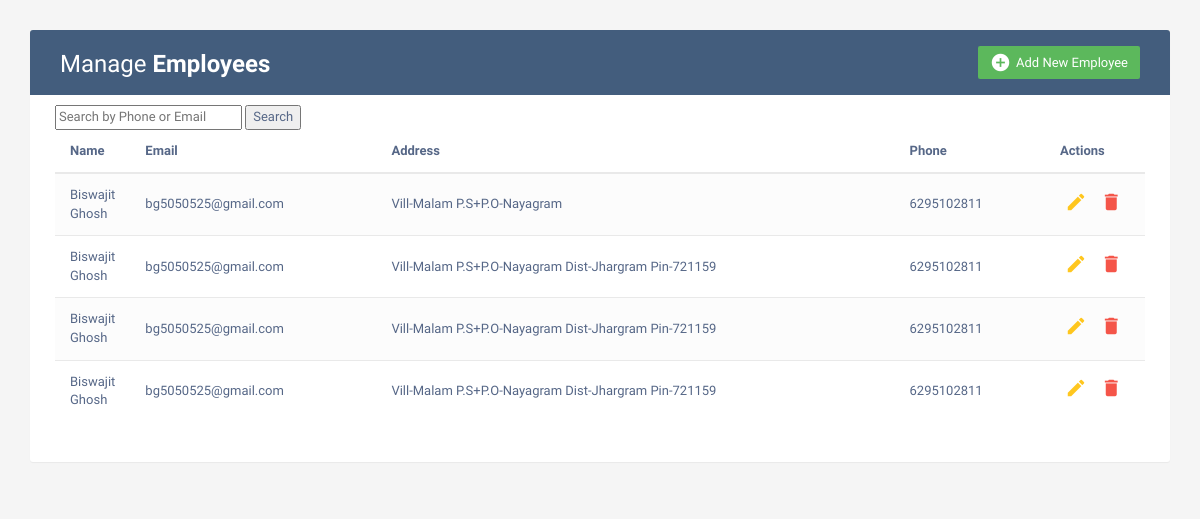
Before: / with the older database file.
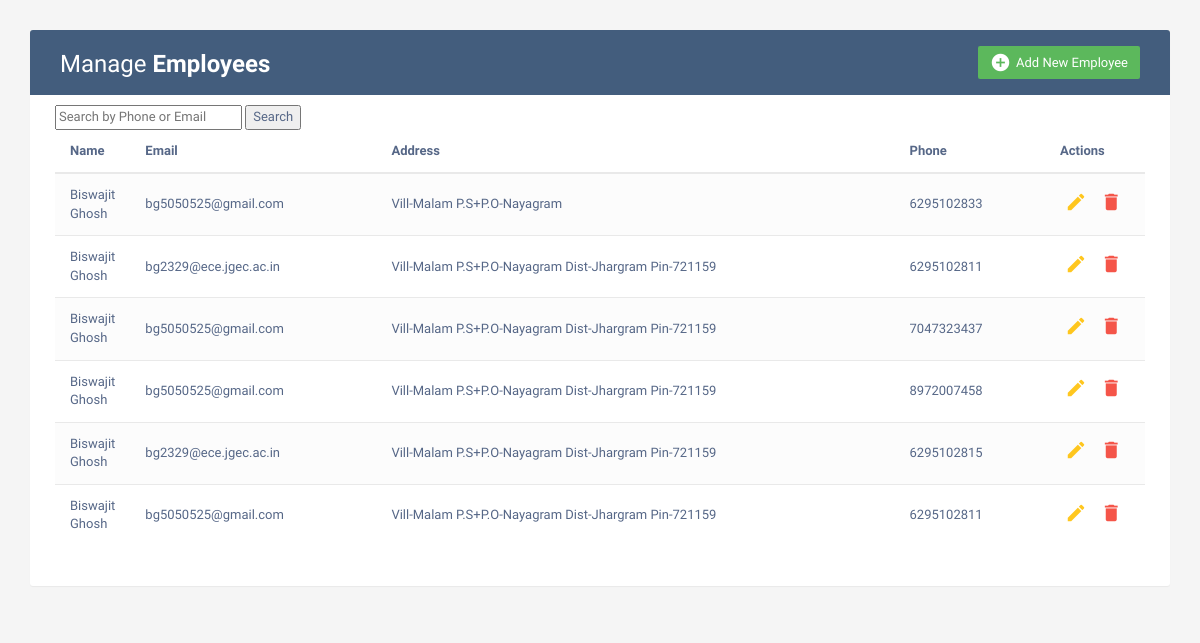
After: the same page with the newer database file.
### my_crud/models.py (models this page shows)
class Employee(models.Model):
    name=models.CharField(max_length=288)
    email=models.CharField(max_length=288)
    address=models.TextField()
    phone=models.IntegerField()

### my_crud/views.py (the view)
# urls.py: path('',views.Index,name='home'),
def Index(request):
    emp=Employee.objects.all()
    context={'emp':emp}
    return render(request,"index.html",context)

### templates/index.html (shortened to what this page needs)
<!DOCTYPE html>
<html lang="en">
<head>
<link rel="stylesheet" href="https://maxcdn.bootstrapcdn.com/font-awesome/4.7.0/css/font-awesome.min.css">
<link rel="stylesheet" href="https://maxcdn.bootstrapcdn.com/bootstrap/3.3.7/css/bootstrap.min.css">
  <body>
    <div class="container">
        <div class="table-wrapper">
            <div class="table-title">
                <div class="row">
                    <div class="col-sm-6">
						<h2>Manage <b>Employees</b></h2>
					</div>
					<div class="col-sm-6">
						<a href="#addEmployeeModal" class="btn btn-success" data-toggle="modal"><i class="material-icons">&#xE147;</i> <span>Add New Employee</span></a>
					</div>
                </div>
            </div>
			<form action="search" method="get">
				<input type="text" name="name" placeholder="Search by Phone or Email">
				<button type="submit" >Search</button>
		    </form>
            <table class="table table-striped table-hover">
                <thead>
                    <tr>
                        <th>Name</th>
                        <th>Email</th>
						<th>Address</th>
                        <th>Phone</th>
                        <th>Actions</th>
                    </tr>
                </thead>
                <tbody>
					{% if emp %}
						{% for i in emp %}
						<tr>
							<td>{{i.name}}</td>
							<td>{{i.email}}</td>
							<td>{{i.address}}</td>
							<td>{{i.phone}}</td>
							<td>
								<a href="update/{{i.id}}" class="edit" data-toggle="modal"><i class="material-icons" data-toggle="tooltip" title="Edit">&#xE254;</i></a>
								<a href="delete/{{i.id}}" class="delete" data-toggle="modal"><i class="material-icons" data-toggle="tooltip" title="Delete">&#xE872;</i></a>
							</td>
						</tr>
						{%endfor%}
					{% else %}
						<td>Empty</td>
						<td>Empty</td>
						<td>Empty</td>
						<td>Empty</td>
						<td>No Action</td>
					{%endif%}
                </tbody>
            </table>
        </div>
    </div>
</body>
</html>

### templates/index.html (style rules this page uses)
body { color: #566787; background: #f5f5f5; font-family: 'Varela Round', sans-serif; font-size: 13px; }
.table-wrapper { background: #fff; padding: 20px 25px; margin: 30px 0; border-radius: 3px; box-shadow: 0 1px 1px rgba(0,0,0,.05); }
.table-title { padding-bottom: 15px; background: #435d7d; color: #fff; padding: 16px 30px; margin: -20px -25px 10px; border-radius: 3px 3px 0 0; }
.table-title h2 { margin: 5px 0 0; font-size: 24px; }
.table-title .btn { color: #fff; float: right; font-size: 13px; border: none; min-width: 50px; border-radius: 2px; border: none; outline: none !important; margin-left: 10px; }
.table-title .btn i { float: left; font-size: 21px; margin-right: 5px; }
.table-title .btn span { float: left; margin-top: 2px; }
table.table tr th, table.table tr td { border-color: #e9e9e9; padding: 12px 15px; vertical-align: middle; }
table.table tr th:first-child { width: 60px; }
table.table tr th:last-child { width: 100px; }
table.table-striped tbody tr:nth-of-type(odd) { background-color: #fcfcfc; }
table.table td:last-child i { opacity: 0.9; font-size: 22px; margin: 0 5px; }
table.table td a { font-weight: bold; color: #566787; display: inline-block; text-decoration: none; outline: none !important; }
table.table td a.edit { color: #FFC107; }
table.table td a.delete { color: #F44336; }
table.table td i { font-size: 19px; }

Changed rows visible on the page:
removed Employee: name "Biswajit Ghosh", email "bg5050525@gmail.com", address "Vill-Malam P.S+P.O-Nayagram Dist-Jhargram Pin-721159", phone "6295102811"
removed Employee: name "Biswajit Ghosh", email "bg5050525@gmail.com", address "Vill-Malam P.S+P.O-Nayagram Dist-Jhargram Pin-721159", phone "6295102811"
changed Employee "Vill-Malam P.S+P.O-Nayagram": phone "6295102811" → "6295102833"
added Employee: name "Biswajit Ghosh", email "bg2329@ece.jgec.ac.in", address "Vill-Malam P.S+P.O-Nayagram Dist-Jhargram Pin-721159", phone "6295102811"
added Employee: name "Biswajit Ghosh", email "bg5050525@gmail.com", address "Vill-Malam P.S+P.O-Nayagram Dist-Jhargram Pin-721159", phone "7047323437"
added Employee: name "Biswajit Ghosh", email "bg5050525@gmail.com", address "Vill-Malam P.S+P.O-Nayagram Dist-Jhargram Pin-721159", phone "8972007458"
added Employee: name "Biswajit Ghosh", email "bg2329@ece.jgec.ac.in", address "Vill-Malam P.S+P.O-Nayagram Dist-Jhargram Pin-721159", phone "6295102815"
